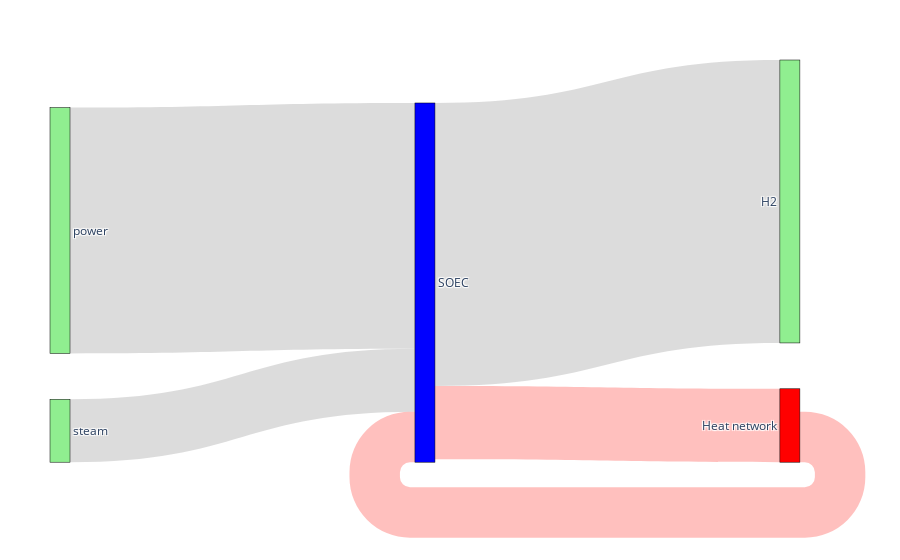

Notebook cell for this chart:
### Markdown cell above
![SOEC system image](./img/soec.svg)

### Code cell
se_in = [
    Resource(t=steam,r=[318.35]),
    Resource(t=power,r=[888.61+1.26])
    ]
se_out = [
    Resource(t=h2,r=[26.00]),
    Resource(t=water,r=[71.799]),
    Resource(t=o2,r=[206.38])
]
se_heat = [
    Heat(q=120.61,Ts=375.9,Tt=1023.2),
    Heat(q=95.46,Ts=1023.2,Tt=473.2),
    Heat(q=9.03,Ts=480.6,Tt=313.2),
    Heat(q=61.98,Ts=480.6,Tt=1023.2),
    Heat(q=105.61,Ts=1023.2,Tt=343.5),
    Heat(q=55.68,Ts=343.5,Tt=313.2),
]
soec = Tech(n="SOEC",i=se_in,o=se_out,h=se_heat)
vivi_sankey(soec,valueIndex=1) # printing the energy balance in HHV basis

### Figure 1 — Plotly figure (JSON) as saved in the notebook; plotly's stock layout.template omitted (floating-point values rounded to 4 significant figures)
{"data": [{"link": {"color": ["rgba(186,186,186,0.5)", "rgba(186,186,186,0.5)", "rgba(186,186,186,0.5)", "rgba(186,186,186,0.5)", "rgba(186,186,186,0.5)", "rgba(255,129,127,0.5)", "rgba(255,129,127,0.5)"], "source": [4, 3, 0, 0, 0, 6, 0], "target": [0, 0, 5, 2, 1, 0, 6], "value": [227.7, 889.9, 1024.0, 0, 0, 182.6, 265.8]}, "node": {"color": ["blue", "#90EE90", "#90EE90", "#90EE90", "#90EE90", "#90EE90", "red"], "label": ["SOEC", "O2", "water", "power", "steam", "H2", "Heat network"], "line": {"color": "black", "width": 0.5}, "pad": 15, "thickness": 20}, "type": "sankey"}], "layout": {"margin": {"b": 50, "l": 50, "r": 50, "t": 60}}}
